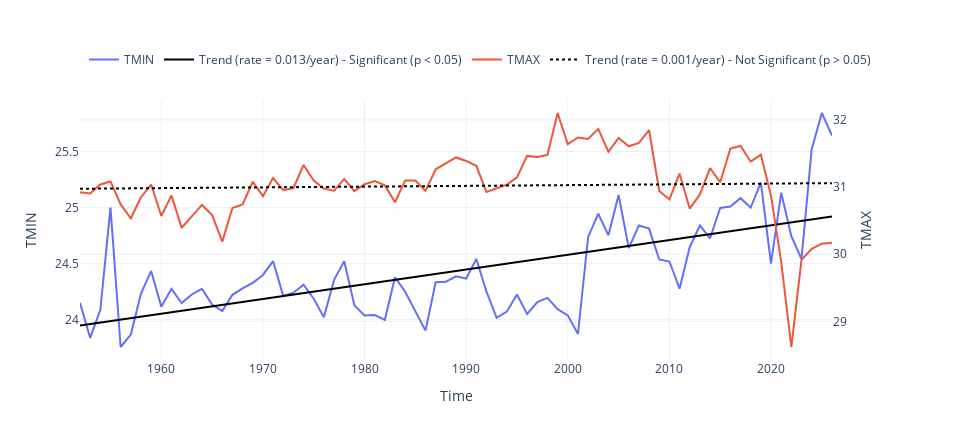

The cell this chart's notebook holds for it:
### Code cell
fig, TRENDS = plot_timeseries_interactive(dict_plot, trendline=True, figsize = (24, 11), return_trend = True)
fig.write_html(op.join(path_data, 'figures', 'F3_ST_min_max.html'), include_plotlyjs="cdn")

glue("trend_min", float(TRENDS[0]), display=False)
glue("trend_max", float(TRENDS[1]), display=False)

glue("change_min", float(TRENDS[0]*len(np.unique(st_data.index.year))), display=False)
glue("change_max", float(TRENDS[1]*len(np.unique(st_data.index.year))), display=False)

glue("trend_fig_max_min", fig_int_to_glue(fig), display=False)
